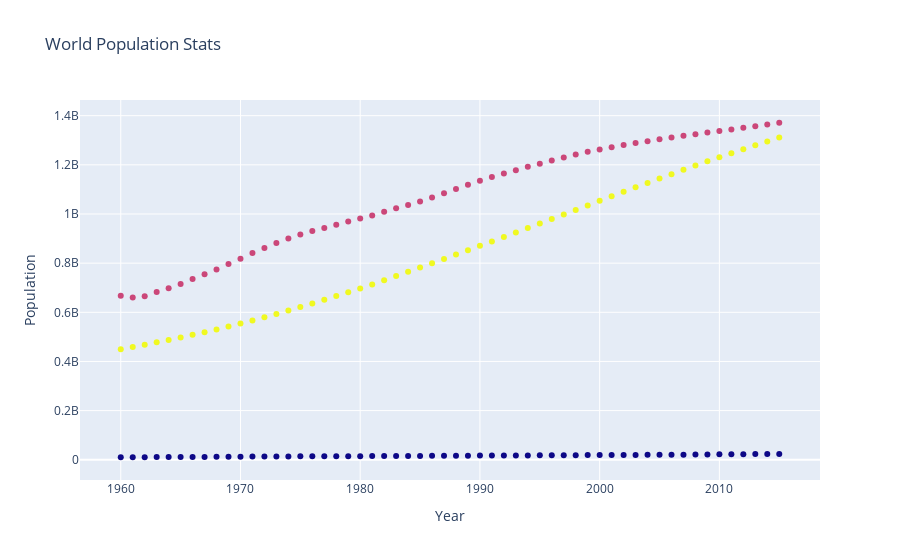

The cell this chart's notebook holds for it:
### Code cell
worldFig.show()

### Figure 1 — Plotly figure (JSON) as saved in the notebook; plotly's stock layout.template omitted (floating-point values rounded to 4 significant figures; data arrays with more than 128 entries replaced by an {"elided": "..."} marker saying what was removed)
{"data": [{"hovertext": {"elided": "168 str values"}, "marker": {"color": {"elided": "168 int values"}}, "mode": "markers", "type": "scatter", "x": {"elided": "168 int values"}, "y": {"elided": "168 int values"}}], "layout": {"title": {"text": "World Population Stats"}, "xaxis": {"title": {"text": "Year"}}, "yaxis": {"title": {"text": "Population"}}}}
